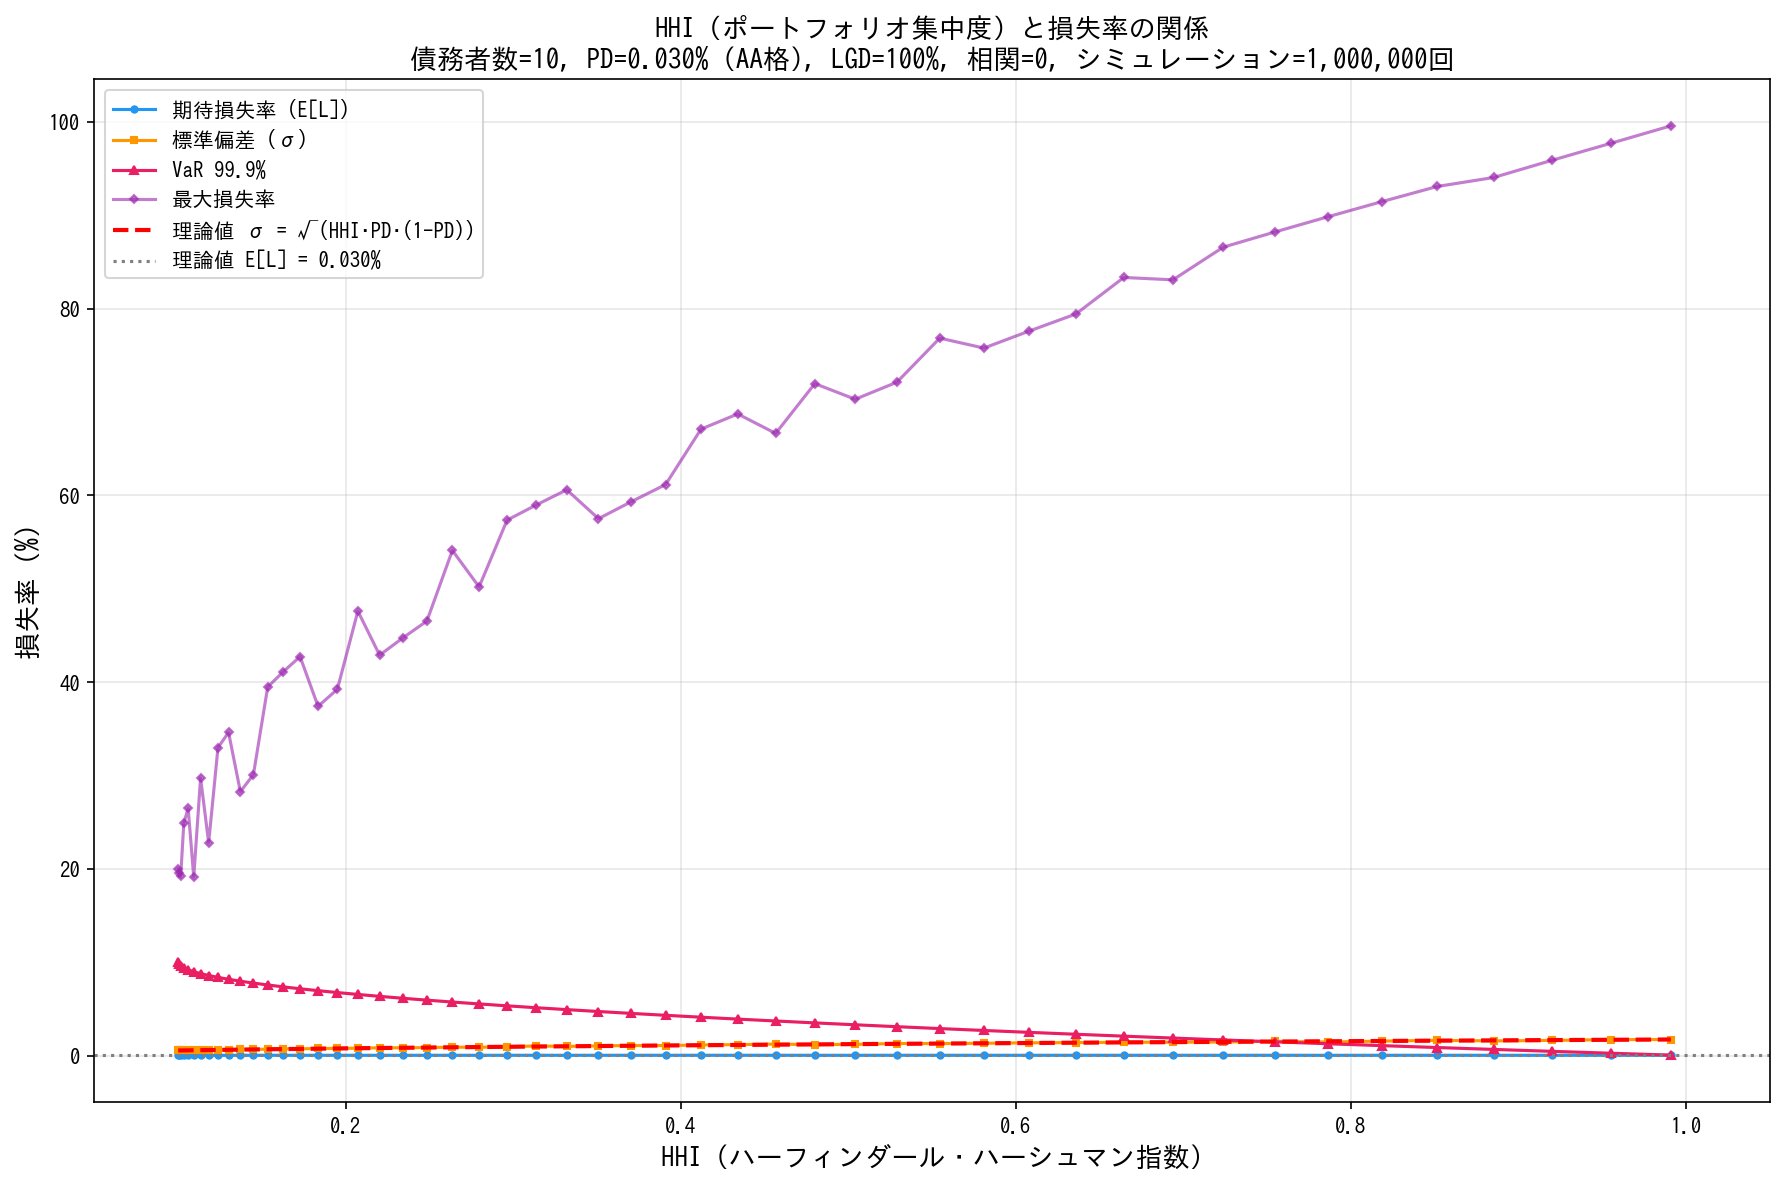

The script that saved this image:
#!/usr/bin/env python3
"""
HHI vs Portfolio Loss Rate Analysis via Monte Carlo Simulation.

Demonstrates how portfolio concentration (measured by HHI) affects
loss distribution under purely idiosyncratic risk (zero correlation).

Conditions:
  - 10 obligors
  - PD = 0.03% (AA rating)
  - LGD = 100%
  - Correlation = 0
  - 1,000,000 simulation trials per HHI point
"""

import numpy as np
import matplotlib
matplotlib.use("Agg")
import matplotlib.pyplot as plt
from matplotlib import font_manager

# ── Japanese font setup ──────────────────────────────────────────────────
font_path = "/usr/share/fonts/opentype/ipafont-gothic/ipag.ttf"
font_manager.fontManager.addfont(font_path)
plt.rcParams["font.family"] = "IPAGothic"

# ── Configuration ────────────────────────────────────────────────────────
N_OBLIGORS = 10
PD = 0.0003           # 0.03% (AA rating)
LGD = 1.0             # 100%
N_SIMS = 1_000_000
N_HHI_POINTS = 50


def generate_weights(alpha, n=N_OBLIGORS):
    """Generate weight vector with concentration parameter alpha in [0, 1].

    alpha=0 -> equal weights (HHI = 1/N)
    alpha=1 -> full concentration on obligor 0 (HHI = 1.0)
    """
    equal = np.ones(n) / n
    concentrated = np.zeros(n)
    concentrated[0] = 1.0
    return (1 - alpha) * equal + alpha * concentrated


def compute_hhi(weights):
    return np.sum(weights ** 2)


def run_simulation(weights, n_sims=N_SIMS):
    """Run Monte Carlo and return portfolio loss rates array."""
    n = len(weights)
    defaults = (np.random.random((n_sims, n)) < PD).astype(np.float64)
    return defaults @ (weights * LGD)


def compute_stats(loss_rates):
    return {
        "expected_loss": np.mean(loss_rates),
        "std_dev": np.std(loss_rates),
        "var_999": np.percentile(loss_rates, 99.9),
        "var_99": np.percentile(loss_rates, 99.0),
        "max_loss": np.max(loss_rates),
    }


def theoretical_std(hhi_values):
    return np.sqrt(hhi_values * PD * (1 - PD))


def create_chart(hhi_values, stats_list):
    fig, ax = plt.subplots(figsize=(12, 8))

    hhis = np.array(hhi_values)
    std_devs = np.array([s["std_dev"] for s in stats_list])
    var_999 = np.array([s["var_999"] for s in stats_list])
    max_losses = np.array([s["max_loss"] for s in stats_list])
    expected = np.array([s["expected_loss"] for s in stats_list])

    # Simulated metrics
    ax.plot(hhis, expected * 100, "o-", label="期待損失率 (E[L])",
            markersize=3, color="#2196F3")
    ax.plot(hhis, std_devs * 100, "s-", label="標準偏差 (σ)",
            markersize=3, color="#FF9800")
    ax.plot(hhis, var_999 * 100, "^-", label="VaR 99.9%",
            markersize=4, color="#E91E63")
    ax.plot(hhis, max_losses * 100, "D-", label="最大損失率",
            markersize=3, color="#9C27B0", alpha=0.6)

    # Theoretical curves
    hhi_fine = np.linspace(hhis.min(), hhis.max(), 200)
    ax.plot(hhi_fine, theoretical_std(hhi_fine) * 100, "--",
            color="red", label="理論値 σ = √(HHI·PD·(1-PD))", linewidth=2)
    ax.axhline(y=PD * 100, color="gray", linestyle=":",
               label=f"理論値 E[L] = {PD*100:.3f}%", linewidth=1.5)

    ax.set_xlabel("HHI (ハーフィンダール・ハーシュマン指数)", fontsize=13)
    ax.set_ylabel("損失率 (%)", fontsize=13)
    ax.set_title(
        "HHI（ポートフォリオ集中度）と損失率の関係\n"
        f"債務者数={N_OBLIGORS}, PD={PD*100:.3f}% (AA格), "
        f"LGD={LGD*100:.0f}%, 相関=0, "
        f"シミュレーション={N_SIMS:,}回",
        fontsize=13,
    )
    ax.legend(fontsize=10, loc="upper left")
    ax.grid(True, alpha=0.3)
    ax.set_xlim(0.05, 1.05)

    plt.tight_layout()
    output_path = "hhi_loss_analysis.png"
    plt.savefig(output_path, dpi=150, bbox_inches="tight")
    print(f"Saved: {output_path}")


def main():
    np.random.seed(42)

    alphas = np.linspace(0, 0.995, N_HHI_POINTS)
    hhi_values = []
    stats_list = []

    print(f"Running Monte Carlo: {N_HHI_POINTS} HHI points x "
          f"{N_SIMS:,} simulations each")
    print(f"  PD={PD*100:.3f}%, LGD={LGD*100:.0f}%, "
          f"N_obligors={N_OBLIGORS}, correlation=0\n")

    for i, alpha in enumerate(alphas):
        weights = generate_weights(alpha)
        hhi = compute_hhi(weights)
        hhi_values.append(hhi)

        loss_rates = run_simulation(weights)
        stats = compute_stats(loss_rates)
        stats_list.append(stats)

        if (i + 1) % 10 == 0 or i == 0:
            print(f"  [{i+1:2d}/{N_HHI_POINTS}] HHI={hhi:.4f}  "
                  f"E[L]={stats['expected_loss']*100:.4f}%  "
                  f"σ={stats['std_dev']*100:.4f}%  "
                  f"VaR99.9={stats['var_999']*100:.2f}%")

    print("\nGenerating chart...")
    create_chart(hhi_values, stats_list)
    print("Done!")


if __name__ == "__main__":
    main()
